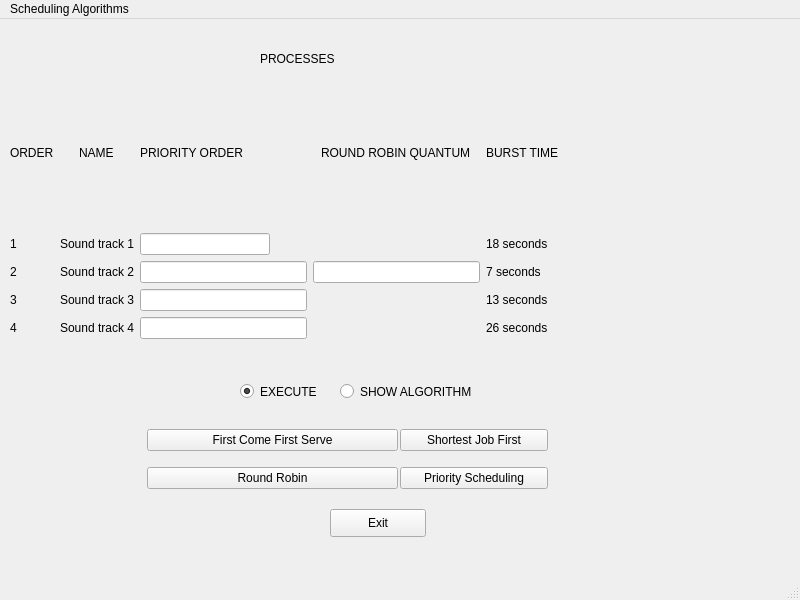
<?xml version="1.0" encoding="UTF-8"?>
<ui version="4.0">
 <class>CPUScheduling</class>
 <widget class="QMainWindow" name="CPUScheduling">
  <property name="geometry">
   <rect>
    <x>0</x>
    <y>0</y>
    <width>800</width>
    <height>600</height>
   </rect>
  </property>
  <property name="windowTitle">
   <string>CPU SCHEDULING</string>
  </property>
  <widget class="QWidget" name="centralwidget">
   <widget class="QWidget" name="gridLayoutWidget">
    <property name="geometry">
     <rect>
      <x>10</x>
      <y>60</y>
      <width>549</width>
      <height>260</height>
     </rect>
    </property>
    <layout class="QGridLayout" name="gridLayout">
     <item row="2" column="1">
      <widget class="QLabel" name="label_2">
       <property name="text">
        <string>Sound track 2</string>
       </property>
      </widget>
     </item>
     <item row="1" column="2">
      <widget class="QLineEdit" name="pri1">
       <property name="maximumSize">
        <size>
         <width>130</width>
         <height>16777215</height>
        </size>
       </property>
      </widget>
     </item>
     <item row="2" column="2">
      <widget class="QLineEdit" name="pri2"/>
     </item>
     <item row="1" column="1">
      <widget class="QLabel" name="label">
       <property name="text">
        <string>Sound track 1</string>
       </property>
      </widget>
     </item>
     <item row="3" column="1">
      <widget class="QLabel" name="label_3">
       <property name="text">
        <string>Sound track 3</string>
       </property>
      </widget>
     </item>
     <item row="0" column="3" alignment="Qt::AlignHCenter">
      <widget class="QLabel" name="label_8">
       <property name="text">
        <string>ROUND ROBIN QUANTUM</string>
       </property>
      </widget>
     </item>
     <item row="4" column="4">
      <widget class="QLabel" name="label_19">
       <property name="text">
        <string>26 seconds</string>
       </property>
      </widget>
     </item>
     <item row="2" column="3">
      <widget class="QLineEdit" name="textEdit"/>
     </item>
     <item row="3" column="2">
      <widget class="QLineEdit" name="pri3"/>
     </item>
     <item row="4" column="1">
      <widget class="QLabel" name="label_4">
       <property name="text">
        <string>Sound track 4</string>
       </property>
      </widget>
     </item>
     <item row="4" column="2">
      <widget class="QLineEdit" name="pri4"/>
     </item>
     <item row="0" column="0">
      <widget class="QLabel" name="label_9">
       <property name="text">
        <string>ORDER</string>
       </property>
      </widget>
     </item>
     <item row="1" column="0">
      <widget class="QLabel" name="label_10">
       <property name="text">
        <string>1</string>
       </property>
      </widget>
     </item>
     <item row="2" column="0">
      <widget class="QLabel" name="label_11">
       <property name="text">
        <string>2</string>
       </property>
      </widget>
     </item>
     <item row="3" column="0">
      <widget class="QLabel" name="label_12">
       <property name="text">
        <string>3</string>
       </property>
      </widget>
     </item>
     <item row="4" column="0">
      <widget class="QLabel" name="label_13">
       <property name="text">
        <string>4</string>
       </property>
      </widget>
     </item>
     <item row="0" column="4" alignment="Qt::AlignHCenter">
      <widget class="QLabel" name="label_15">
       <property name="text">
        <string>BURST TIME</string>
       </property>
      </widget>
     </item>
     <item row="1" column="4">
      <widget class="QLabel" name="label_16">
       <property name="text">
        <string>18 seconds</string>
       </property>
      </widget>
     </item>
     <item row="2" column="4">
      <widget class="QLabel" name="label_17">
       <property name="text">
        <string>7 seconds</string>
       </property>
      </widget>
     </item>
     <item row="3" column="4">
      <widget class="QLabel" name="label_18">
       <property name="text">
        <string>13 seconds</string>
       </property>
      </widget>
     </item>
     <item row="0" column="1" alignment="Qt::AlignHCenter">
      <widget class="QLabel" name="label_5">
       <property name="text">
        <string>NAME</string>
       </property>
      </widget>
     </item>
     <item row="0" column="2">
      <widget class="QLabel" name="label_6">
       <property name="text">
        <string>PRIORITY ORDER</string>
       </property>
      </widget>
     </item>
    </layout>
   </widget>
   <widget class="QLabel" name="label_7">
    <property name="geometry">
     <rect>
      <x>260</x>
      <y>30</y>
      <width>81</width>
      <height>20</height>
     </rect>
    </property>
    <property name="text">
     <string>PROCESSES</string>
    </property>
   </widget>
   <widget class="QRadioButton" name="exec">
    <property name="geometry">
     <rect>
      <x>240</x>
      <y>360</y>
      <width>114</width>
      <height>25</height>
     </rect>
    </property>
    <property name="text">
     <string>EXECUTE</string>
    </property>
    <property name="checked">
     <bool>true</bool>
    </property>
   </widget>
   <widget class="QRadioButton" name="algo">
    <property name="geometry">
     <rect>
      <x>340</x>
      <y>360</y>
      <width>171</width>
      <height>25</height>
     </rect>
    </property>
    <property name="text">
     <string>SHOW ALGORITHM</string>
    </property>
   </widget>
   <widget class="QWidget" name="verticalLayoutWidget">
    <property name="geometry">
     <rect>
      <x>147</x>
      <y>400</y>
      <width>251</width>
      <height>80</height>
     </rect>
    </property>
    <layout class="QVBoxLayout" name="verticalLayout">
     <item>
      <widget class="QPushButton" name="fcfs">
       <property name="minimumSize">
        <size>
         <width>249</width>
         <height>0</height>
        </size>
       </property>
       <property name="text">
        <string>First Come First Serve</string>
       </property>
      </widget>
     </item>
     <item>
      <widget class="QPushButton" name="round_robin">
       <property name="text">
        <string>Round Robin</string>
       </property>
      </widget>
     </item>
    </layout>
   </widget>
   <widget class="QWidget" name="verticalLayoutWidget_2">
    <property name="geometry">
     <rect>
      <x>400</x>
      <y>400</y>
      <width>148</width>
      <height>80</height>
     </rect>
    </property>
    <layout class="QVBoxLayout" name="verticalLayout_2">
     <item>
      <widget class="QPushButton" name="sjf">
       <property name="text">
        <string>Shortest Job First</string>
       </property>
      </widget>
     </item>
     <item>
      <widget class="QPushButton" name="prior">
       <property name="text">
        <string>Priority Scheduling</string>
       </property>
      </widget>
     </item>
    </layout>
   </widget>
   <widget class="QPushButton" name="exit">
    <property name="geometry">
     <rect>
      <x>330</x>
      <y>490</y>
      <width>96</width>
      <height>28</height>
     </rect>
    </property>
    <property name="text">
     <string>Exit</string>
    </property>
   </widget>
  </widget>
  <widget class="QMenuBar" name="menubar">
   <property name="geometry">
    <rect>
     <x>0</x>
     <y>0</y>
     <width>800</width>
     <height>28</height>
    </rect>
   </property>
   <widget class="QMenu" name="menuScheduling_Algorithms">
    <property name="title">
     <string>Scheduling Algorithms</string>
    </property>
   </widget>
   <addaction name="menuScheduling_Algorithms"/>
  </widget>
  <widget class="QStatusBar" name="statusbar"/>
 </widget>
 <resources/>
 <connections/>
</ui>
